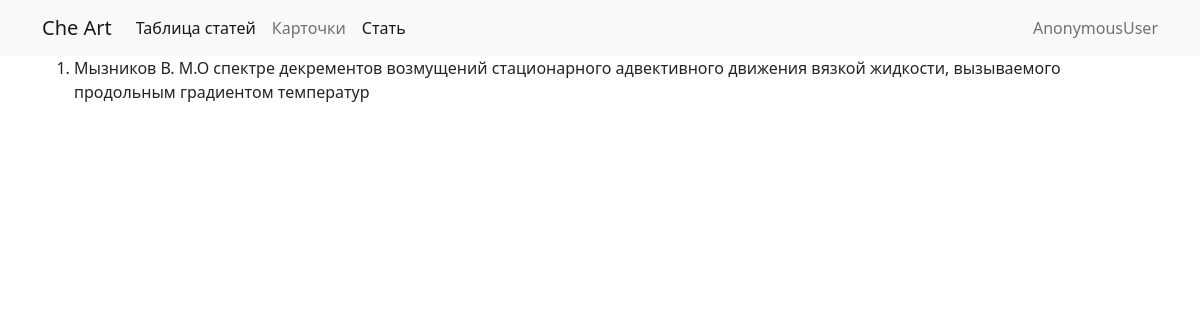
The app's page /journal/36/, older data.
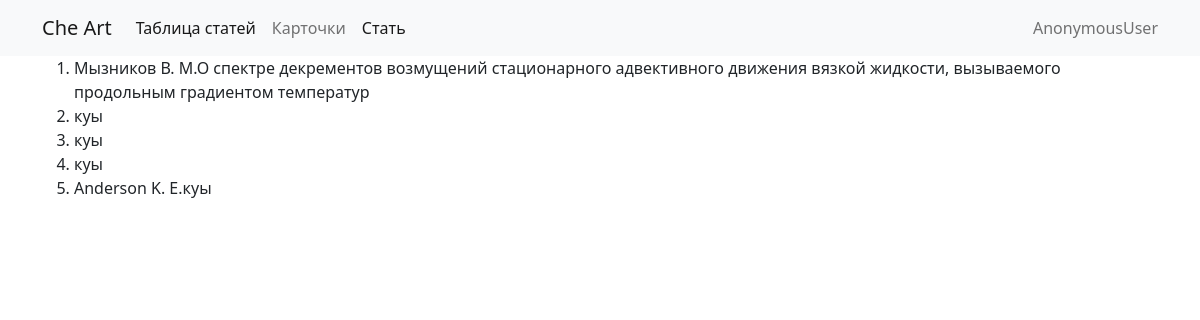
The same page, newer data.
### biblioapp/models.py (models this page shows, shortened)
class Article(models.Model):
    name = models.CharField(max_length=255,verbose_name='Заголовок стати')
    img = models.ImageField(blank=True,null=True,verbose_name='Картинка')
    author = models.ManyToManyField(Author,verbose_name="Авторы")
    desctiption = models.TextField(blank=True,verbose_name="Описание")
    date = models.DateField(blank=True,null=True,verbose_name="дата публикации")
    journal = models.ForeignKey(Journal,
                                on_delete=models.PROTECT,
                                null=True,blank=True,
                                verbose_name="Журнал")
    TYPE_CHOICES = (
        ('AR','Статья  в журнале'),
        ('BK','Книга'),
    )
    pages = models.CharField(max_length=255,blank=True)
    volume = models.CharField(max_length=255,blank=True)
    year = models.CharField(max_length=255,blank=True)
    typ = models.CharField(max_length=2,
                           choices=TYPE_CHOICES,
                           default='AR',
                           verbose_name="Тип публикации"
                           )
    typ2 = models.ForeignKey(ArticleType,blank=True,null=True,on_delete=models.PROTECT)
    doi = models.CharField(max_length=255,blank=True,null=True)
    referens = models.ManyToManyField('Article',verbose_name="Ссылки",blank=True)
    addition_info = models.JSONField(default={},blank=True)
    def __str__(self):
        return self.get_all_author_name() +self.name
    def get_all_author_name(self):
        return ', '.join( self.author.all().values_list('name',flat=True))
    class Meta:
        permissions= (
            ('view_all_article',"Может смотреть все статиь"),
        )

### biblioapp/views.py (the view)
# urls.py: path('journal/<int:pk>/',JournalDetail.as_view(),name="journal-detail"),
class JournalDetail(DetailView):
    model = Journal

### biblioapp/templates/biblioapp/journal_detail.html
{% extends "base.html"%}
{% block content%}
<ol>
    {%for art in journal.article_set.all%}
        <li>{{art}}</li>
    {%endfor%}
</ol>
{% endblock %}

Row changes from the older to the newer data that the page shows:
added Article: id+name "куы"
added Article: id+name "куы"
added Article: id+name "куы"
added Article: id+name "Anderson K. E.куы"
